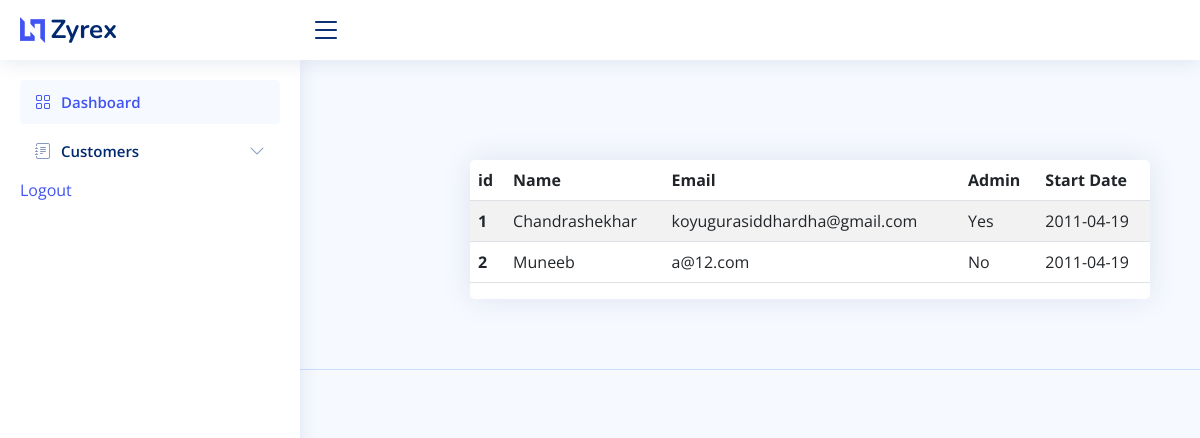
The page /read-members (signed in) on the database its author committed.
### app.py (models this page shows)
class Employee(UserMixin, db.Model):
    __tablename__ = "employees"
    id = db.Column(db.Integer, primary_key=True)
    ename = db.Column(db.Integer, nullable=False, unique=True)
    email = db.Column(db.Text, unique=True, nullable=False)
    password = db.Column(db.Text, nullable=False)
    company = db.Column(db.Text, nullable=False)
    is_admin = db.Column(db.Integer, nullable=False)

### app.py (the view)
@app.route("/read-members")
@login_required
def read_members():
    company = current_user.company
    employees = Employee.query.filter_by(company=company).all()
    return render_template("view-members.html", current_user=current_user, is_admin=is_admin(), employees=employees)

### app.py (called while the page is built)
def is_admin():
    if current_user.is_admin == 0:
        return False
    else:
        return True

@login_manager.user_loader
def load_user(user_id):
    return Employee.query.get(user_id)

### templates/view-members.html (shortened to what this page needs)
{% include "header.html" %}
<main id="main" class="main">
  <form style="margin-top: 10vh; width: 60vw; margin-left: 10vw;" method="POST" action="{{ url_for('read_members') }}">
    <div class="card-body">
      <div class="card">
        <table class="table table-striped">
          <thead>
            <tr>
              <th scope="col">id</th>
              <th scope="col">Name</th>
              <th scope="col">Email</th>
              <th scope="col">Admin</th>
              <th scope="col">Start Date</th>
            </tr>
          </thead>
          {% for i in employees%}
          <tr>
            <th scope="row">{{ i.id }}</th>
            <td>{{i.ename}}</td>
            <td>{{i.email}}</td>
            {% if i.is_admin == 1: %}
                <td>Yes</td>
            {% else: %}
                <td>No</td>
            {% endif %}
            <td>2011-04-19</td>
          </tr>
          {% endfor %}
        </table>
      </div>
    </div>
  </form>
</main>
{% include "footer.html" %}

### templates/header.html (shortened to what this page needs)
<!DOCTYPE html>
<html lang="en">
<head>
  <link href="{{ url_for('static', filename='vendor/bootstrap/css/bootstrap.min.css') }}" rel="stylesheet">
  <link href="{{ url_for('static', filename='vendor/bootstrap-icons/bootstrap-icons.css') }}" rel="stylesheet">
  <link href="{{ url_for('static', filename='vendor/boxicons/css/boxicons.min.css') }}" rel="stylesheet">
  <link href="{{ url_for('static', filename='vendor/quill/quill.snow.css') }}" rel="stylesheet">
  <link href="{{ url_for('static', filename='vendor/quill/quill.bubble.css') }}" rel="stylesheet">
  <link href="{{ url_for('static', filename='vendor/remixicon/remixicon.css') }}" rel="stylesheet">
  <link href="{{ url_for('static', filename='vendor/simple-datatables/style.css') }}" rel="stylesheet">
  <link href="{{ url_for('static', filename='css/style.css') }}" rel="stylesheet">
</head>
<body>
  <header id="header" class="header fixed-top d-flex align-items-center">
    <div class="d-flex align-items-center justify-content-between">
      <a href="{{ url_for('home') }}" class="logo d-flex align-items-center">
        <img src="{{ url_for('static', filename='img/logo.png') }}" alt="">
        <span class="d-none d-lg-block">{{ current_user.company }}</span>
      </a>
      <i class="bi bi-list toggle-sidebar-btn"></i>
    </div>
  </header>
  <aside id="sidebar" class="sidebar">
    <ul class="sidebar-nav" id="sidebar-nav">
      <li class="nav-item">
        <a class="nav-link " href="{{ url_for('home') }}">
          <i class="bi bi-grid"></i>
          <span>Dashboard</span>
        </a>
      </li>
      <li class="nav-item">
        <a class="nav-link collapsed" data-bs-target="#forms-nav" data-bs-toggle="collapse" href="#">
          <i class="bi bi-journal-text"></i><span>Customers</span><i class="bi bi-chevron-down ms-auto"></i>
        </a>
      </li>
      <li class="nav-item">
          <a href="{{url_for('logout')}}">Logout</a>
      </li>
    </ul>
  </aside>

### static/css/style.css (style rules this page uses)
:root { scroll-behavior: smooth; }
body { font-family: "Open Sans", sans-serif; background: #f6f9ff; color: #444444; }
a { color: #4154f1; text-decoration: none; }
#main { margin-top: 60px; padding: 20px 30px; transition: all 0.3s; }
.card { margin-bottom: 30px; border: none; border-radius: 5px; box-shadow: 0px 0 30px rgba(1, 41, 112, 0.1); }
.card-body { padding: 0 20px 20px 20px; }
.logo { line-height: 1; }
@media (min-width: 1200px) { .logo { width: 280px; } }
.logo img { max-height: 26px; margin-right: 6px; }
.logo span { font-size: 26px; font-weight: 700; color: #012970; font-family: "Nunito", sans-serif; }
.header { transition: all 0.5s; z-index: 997; height: 60px; box-shadow: 0px 2px 20px rgba(1, 41, 112, 0.1); background-color: #fff; padding-left: 20px; }
.header .toggle-sidebar-btn { font-size: 32px; padding-left: 10px; cursor: pointer; color: #012970; }
.sidebar { position: fixed; top: 60px; left: 0; bottom: 0; width: 300px; z-index: 996; transition: all 0.3s; padding: 20px; overflow-y: auto; scrollbar-width: thin; scrollbar-color: #aab7cf transparent; box-shadow: 0px 0px 20px rgba(1, 41, 112, 0.1); background-color: #fff; }
@media (min-width: 1200px) { #main, #footer { margin-left: 300px; } }
.sidebar-nav { padding: 0; margin: 0; list-style: none; }
.sidebar-nav li { padding: 0; margin: 0; list-style: none; }
.sidebar-nav .nav-item { margin-bottom: 5px; }
.sidebar-nav .nav-link { display: flex; align-items: center; font-size: 15px; font-weight: 600; color: #4154f1; transition: 0.3; background: #f6f9ff; padding: 10px 15px; border-radius: 4px; }
.sidebar-nav .nav-link i { font-size: 16px; margin-right: 10px; color: #4154f1; }
.sidebar-nav .nav-link.collapsed { color: #012970; background: #fff; }
.sidebar-nav .nav-link.collapsed i { color: #899bbd; }
.sidebar-nav .nav-link .bi-chevron-down { margin-right: 0; transition: transform 0.2s ease-in-out; }

### rows shown on the page
Employee: company "Zyrex", id "2", ename "Muneeb", email "a@12.com", is_admin "No"
Employee: id "1", ename "Chandrashekhar", email "koyugurasiddhardha@gmail.com", is_admin "Yes"
